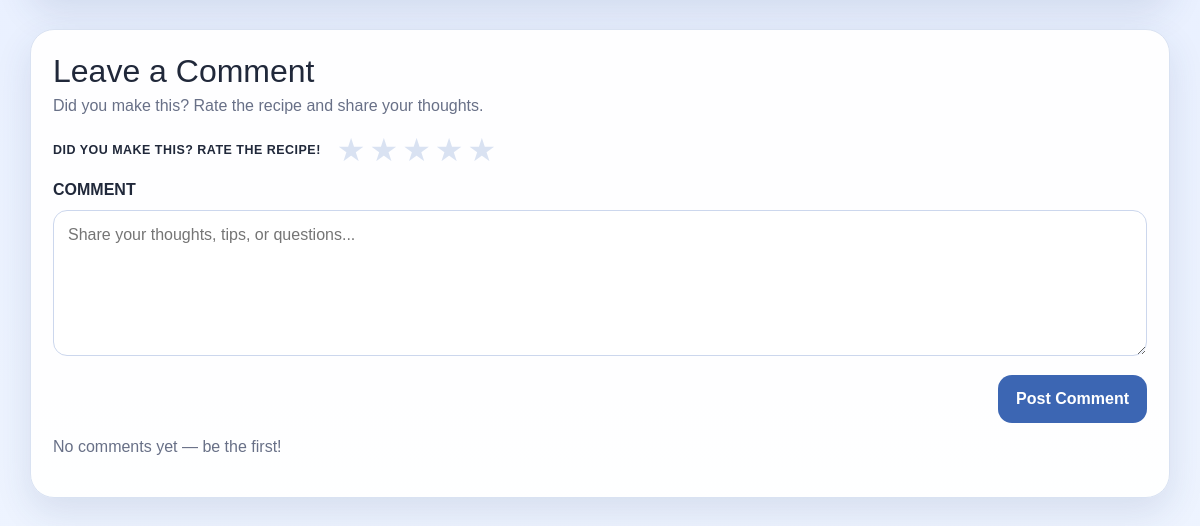
Page /recipe/13 (lower part) on the earlier database version.
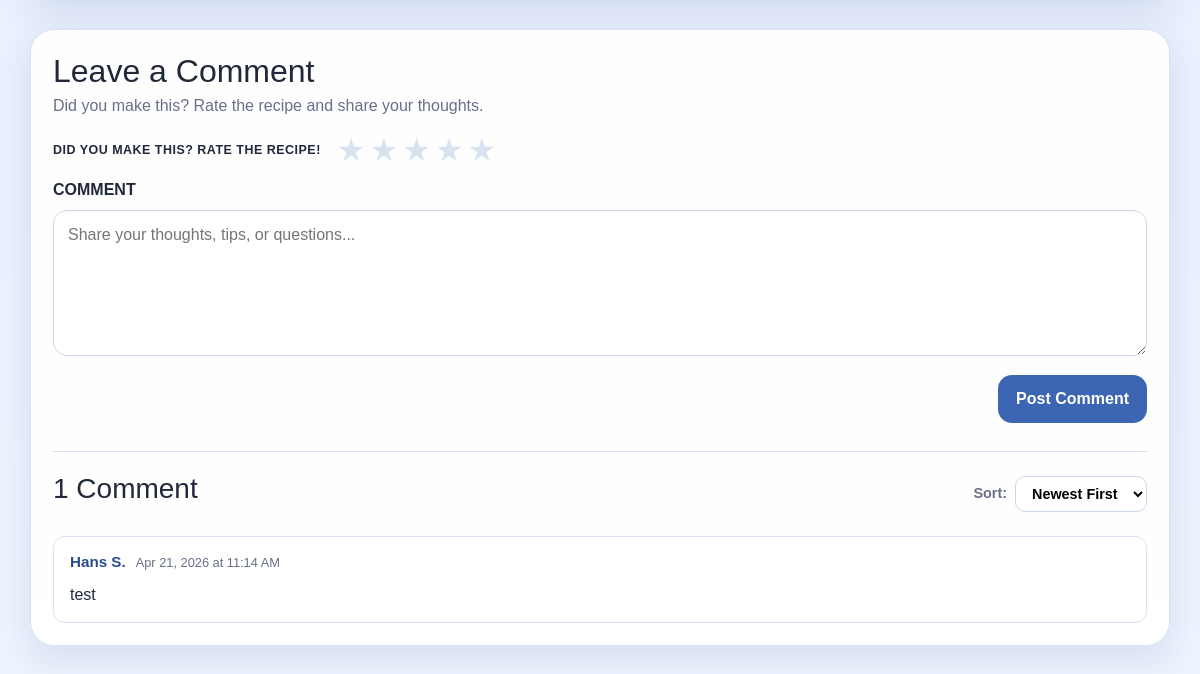
Same page on the later database version.
### app/models.py (models this page shows)
class Comment(db.Model):
    __tablename__ = 'comments'
    id = db.Column(db.Integer, primary_key=True)
    recipeID = db.Column(db.Integer, db.ForeignKey('recipes.id'), nullable=False)
    userID = db.Column(db.Integer, db.ForeignKey('users.id'), nullable=False)
    content = db.Column(db.Text, nullable=True)
    dateCreated = db.Column(db.DateTime, nullable=False, default=datetime.now)

### app/routes.py (the view)
@app.route('/recipe/<int:recipe_id>')
def view_recipe(recipe_id):
    uid = current_user_id()
    user = get_current_user()
    recipe = Recipe.query.get_or_404(recipe_id)
    ingredients = Ingredient.query.filter_by(recipeID=recipe_id).all()
    categories = RecipeCategory.query.filter_by(recipeID=recipe_id).all()
    dietary_tags = RecipeDietaryTag.query.filter_by(recipeID=recipe_id).all()
    allergens = RecipeAllergen.query.filter_by(recipeID=recipe_id).all()
    avg_rating, rating_count = _get_avg_rating(recipe_id)
    user_rating = Rating.query.filter_by(recipeID=recipe_id, userID=uid).first() if uid else None
    sort = request.args.get('sort', 'newest')
    order = Comment.dateCreated.asc() if sort == 'oldest' else Comment.dateCreated.desc()
    comments = Comment.query.filter_by(recipeID=recipe_id).order_by(order).all()
    for c in comments:
        c.author_name = _comment_author(c)
    notifications = _get_notifications()
    has_unread = any(not n.isRead for n in notifications)
    toast_notif = None
    toast_id = session.pop('toast_notification_id', None)
    if toast_id:
        toast_notif = Notification.query.get(toast_id)
    memberships = GroupMember.query.filter_by(userID=uid).all() if uid else []
    return render_template(
        'view_recipe.html',
        recipe=recipe,
        current_user=user,
        ingredients=ingredients,
        categories=categories,
        dietary_tags=dietary_tags,
        allergens=allergens,
        avg_rating=avg_rating,
        rating_count=rating_count,
        user_rating=user_rating,
        comments=comments,
        sort=sort,
        notifications=notifications,
        has_unread=has_unread,
        toast_notif=toast_notif,
        memberships=memberships,
    )

### app/routes.py (called while the page is built)
def get_current_user():
    if 'user_id' in session:
        return User.query.get(session['user_id'])
    return None

def current_user_id():
    return session.get('user_id')

def _get_avg_rating(recipe_id):
    result = db.session.query(func.avg(Rating.stars), func.count(Rating.id)).filter_by(recipeID=recipe_id).one()
    avg = round(result[0], 1) if result[0] else None
    count = result[1]
    return avg, count

def _comment_author(comment):
    user = User.query.get(comment.userID)
    return f"{user.firstName} {user.lastName[0]}." if user else "Anonymous"

def _get_notifications():
    uid = current_user_id()
    if uid is None:
        return []
    return Notification.query.filter_by(userID=uid).order_by(Notification.dateCreated.desc()).all()

### app/templates/view_recipe.html (shortened to what this page needs)
{% extends "base.html" %}
{% block content %}
<section class="recipe-view-shell">
    <article class="panel-card push-top" id="comments-section">
        <div class="leave-comment-wrap">
            <h2>Leave a Comment</h2>
            <p class="muted-small">Did you make this? Rate the recipe and share your thoughts.</p>
            <form method="POST" action="{{ url_for('post_comment', recipe_id=recipe.id) }}">
                <div class="leave-comment-rating-row">
                    <span class="leave-comment-rate-label">DID YOU MAKE THIS? RATE THE RECIPE!</span>
                    <div class="star-picker" id="starPicker">
                        {% for i in range(1, 6) %}
                        <label class="star-label" title="{{ i }} star{{ 's' if i != 1 }}">
                            <span class="star-icon {% if user_rating and i <= user_rating.stars %}active{% endif %}">★</span>
                        </label>
                        {% endfor %}
                    </div>
                </div>
                <div class="field-block push-top">
                    <label for="commentText">COMMENT</label>
                    <textarea id="commentText" name="content" rows="5" placeholder="Share your thoughts, tips, or questions..."></textarea>
                </div>
                <div class="comment-form-actions push-top">
                    <button type="submit" class="btn btn-primary">Post Comment</button>
                </div>
            </form>
        </div>
        {% if comments %}
        <div class="comments-divider"></div>
        <div class="comments-header">
            <h3>{{ comments|length }} Comment{{ 's' if comments|length != 1 }}</h3>
            <div class="sort-control">
                <label for="sortComments">Sort:</label>
                <select id="sortComments" onchange="window.location = '?sort=' + this.value + '#comments-section'">
                    <option value="newest" {% if sort == 'newest' %}selected{% endif %}>Newest First</option>
                </select>
            </div>
        </div>
        <div class="comments-list">
            {% for comment in comments %}
            <div class="comment-item">
                <div class="comment-meta">
                    <span class="comment-author">{{ comment.author_name }}</span>
                    <span class="comment-date">{{ comment.dateCreated.strftime('%b %d, %Y at %I:%M %p') }}</span>
                </div>
                <p class="comment-body">{{ comment.content }}</p>
            </div>
            {% endfor %}
        </div>
        {% else %}
        <p class="muted-small push-top">No comments yet — be the first!</p>
        {% endif %}
    </article>
</section>
{% endblock %}

### app/templates/base.html (shortened to what this page needs)
<!DOCTYPE html>
<html lang="en">
<head>
    <link href="https://cdn.jsdelivr.net/npm/bootstrap@5.3.3/dist/css/bootstrap.min.css" rel="stylesheet">
    <link rel="stylesheet" href="{{ url_for('static', filename='style.css') }}">
</head>
<body>
    <main class="container page-shell">
        {% block content %}{% endblock %}
    </main>
</body>
</html>

### app/static/style.css (style rules this page uses)
:root { --bg-top: #dfe8ff; --bg-bottom: #eef4ff; --surface: rgba(255, 255, 255, 0.96); --surface-strong: #ffffff; --primary: #3c66b3; --primary-dark: #274d90; --accent: #f4c15d; --text: #20283a; --muted: #687087; --line: #d9e2f2; --shadow: 0 14px 36px rgba(40, 62, 113, 0.12); --radius-lg: 24px; --radius-md: 18px; --radius-sm: 12px; }
* { box-sizing: border-box; }
html, body { margin: 0; padding: 0; }
body { font-family: Arial, Helvetica, sans-serif; color: var(--text); background: linear-gradient(180deg, var(--bg-top) 0%, var(--bg-bottom) 100%); }
.container { width: min(1160px, calc(100% - 32px)); margin: 0 auto; }
.page-shell { padding: 32px 0 56px; }
.searchbar input, input, select, textarea { width: 100%; padding: 12px 14px; border: 1px solid #ccd7ed; border-radius: 14px; font: inherit; background: white; }
textarea { resize: vertical; }
.btn { display: inline-flex; align-items: center; justify-content: center; gap: 8px; border: 0; border-radius: 14px; padding: 12px 18px; font-weight: 700; cursor: pointer; }
.btn-primary { background: var(--primary); color: white; }
.hero-card, .recipe-card, .form-card, .panel-card, .empty-state, .alert, .stat-card { background: var(--surface); border: 1px solid var(--line); border-radius: var(--radius-lg); box-shadow: var(--shadow); }
h1, h2, h3 { margin: 0 0 10px; }
.hero-copy, .lead, .helper, .muted-small { color: var(--muted); }
.field-block label, .subheading { display: block; font-weight: 800; margin-bottom: 8px; }
.recipe-view-shell { display: grid; gap: 18px; }
.panel-card { padding: 22px; }
.push-top { margin-top: 12px; }
.star-picker { display: inline-flex; gap: 4px; }
.star-label { cursor: pointer; line-height: 1; }
.star-icon { font-size: 2rem; color: #d9e2f2; transition: color .12s ease, transform .1s ease; display: inline-block; }
.comments-header { display: flex; align-items: center; justify-content: space-between; gap: 16px; margin-bottom: 20px; flex-wrap: wrap; }
.sort-control { display: flex; align-items: center; gap: 8px; font-weight: 600; color: var(--muted); font-size: .9rem; }
.sort-control select { width: auto; padding: 8px 12px; border-radius: 10px; font-size: .9rem; }
.comment-form-actions { display: flex; justify-content: flex-end; }
.comments-list { display: flex; flex-direction: column; gap: 14px; }
.comment-item { background: white; border: 1px solid var(--line); border-radius: var(--radius-sm); padding: 14px 16px; transition: box-shadow .15s ease; }
.comment-meta { display: flex; align-items: baseline; gap: 10px; margin-bottom: 8px; flex-wrap: wrap; }
.comment-author { font-weight: 800; color: var(--primary-dark); font-size: .95rem; }
.comment-date { font-size: .8rem; color: var(--muted); }
.comment-body { margin: 0; line-height: 1.65; color: var(--text); white-space: pre-wrap; }
.leave-comment-wrap { margin-bottom: 8px; }
.leave-comment-wrap h2 { margin-bottom: 4px; }
.leave-comment-rating-row { display: flex; align-items: center; gap: 16px; flex-wrap: wrap; margin-top: 16px; }
.leave-comment-rate-label { font-size: .78rem; font-weight: 800; letter-spacing: .04em; color: var(--text); text-transform: uppercase; }
.comments-divider { border: none; border-top: 1px solid var(--line); margin: 28px 0 20px; }

Differences in the rows shown:
added Comment: author_name "Hans S.", dateCreated "Apr 21, 2026 at 11:14 AM", content "test"
Other differences:
{{ comments|length }}: (not shown) → "1"
form field value: (not shown) → "Newest First"
text no longer shown: "No comments yet — be the first!"
text now shown: "Comment Sort:"
